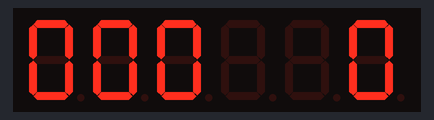
This sketch was run on a simulated Arduino Uno, built with avr-gcc and run on an emulated ATmega328P. On the bench: 6-digit seven-segment display. Wiring (inferred from the names in the program): TM1637 display: clock pin 7; DIO pin 8.

Above: at 0.1 s.
At 2.1 s:
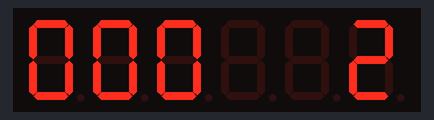
At 5.1 s:
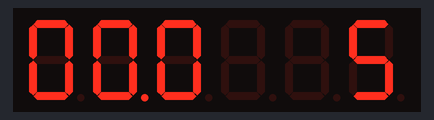
At 10.1 s:
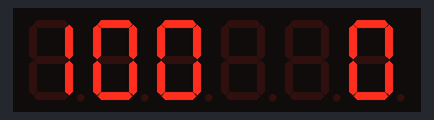
At 15.1 s:
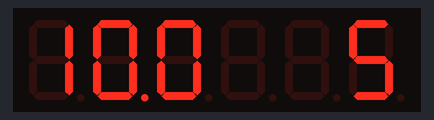
At 20.1 s:
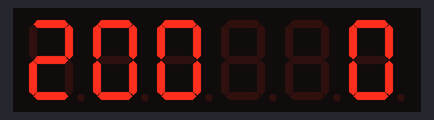

The sketch:

TM1637Clock.ino
```cpp
const int clock = 7;
const int data = 8;

                     /*0*/ /*1*/ /*2*/ /*3*/ /*4*/ /*5*/ /*6*/ /*7*/ /*8*/ /*9*/
uint8_t digits[] = { 0x3f, 0x06, 0x5b, 0x4f, 0x66, 0x6d, 0x7d, 0x07, 0x7f, 0x6f };

void setup()
{
  setupInterrupt();

  pinMode(clock, OUTPUT);
  pinMode(data, OUTPUT);

  start();
  writeValue(0x8c);
  stop();

  // clear display
  write(0x00, 0x00, 0x00, 0x00);
}

byte tcnt2;
unsigned long time = 0; // 86390000;

// Credits for the interrupt setup routine:
// http://popdevelop.com/2010/04/mastering-timer-interrupts-on-the-arduino/
void setupInterrupt()
{
  /* First disable the timer overflow interrupt while we're configuring */
  TIMSK2 &= ~(1<<TOIE2);

  /* Configure timer2 in normal mode (pure counting, no PWM etc.) */
  TCCR2A &= ~((1<<WGM21) | (1<<WGM20));
  TCCR2B &= ~(1<<WGM22);

  /* Select clock source: internal I/O clock */
  ASSR &= ~(1<<AS2);

  /* Disable Compare Match A interrupt enable (only want overflow) */
  TIMSK2 &= ~(1<<OCIE2A);

  /* Now configure the prescaler to CPU clock divided by 128 */
  TCCR2B |= (1<<CS22)  | (1<<CS20); // Set bits
  TCCR2B &= ~(1<<CS21);             // Clear bit

  /* We need to calculate a proper value to load the timer counter.
   * The following loads the value 131 into the Timer 2 counter register
   * The math behind this is:
   * (CPU frequency) / (prescaler value) = 125000 Hz = 8us.
   * (desired period) / 8us = 125.
   * MAX(uint8) + 1 - 125 = 131;
   */
  /* Save value globally for later reload in ISR */
  tcnt2 = 131;

  /* Finally load end enable the timer */
  TCNT2 = tcnt2;
  TIMSK2 |= (1<<TOIE2);
}

/*
 * Install the Interrupt Service Routine (ISR) for Timer2 overflow.
 * This is normally done by writing the address of the ISR in the
 * interrupt vector table but conveniently done by using ISR()  */
ISR(TIMER2_OVF_vect) {
  /* Reload the timer */
  TCNT2 = tcnt2;

  time++;
  time = time % 86400000;
}

void loop()
{
  unsigned long t = (unsigned long)(time/1000);
  uint8_t minutes = (byte)((t / 60) % 60);
  uint8_t seconds = (byte)(t % 60);

    write(digits[minutes / 10], digits[minutes % 10] | ((seconds & 0x01) << 7) , digits[seconds / 10], digits[seconds % 10]);
}

void write(uint8_t first, uint8_t second, uint8_t third, uint8_t fourth)
{
  start();
  writeValue(0x40);
  stop();

  start();
  writeValue(0xc0);
  writeValue(first);
  writeValue(second);
  writeValue(third);
  writeValue(fourth);
  stop();
}

void start(void)
{
  digitalWrite(clock,HIGH);//send start signal to TM1637
  digitalWrite(data,HIGH);
  delayMicroseconds(5);

  digitalWrite(data,LOW);
  digitalWrite(clock,LOW);
  delayMicroseconds(5);
}

void stop(void)
{
  digitalWrite(clock,LOW);
  digitalWrite(data,LOW);
  delayMicroseconds(5);

  digitalWrite(clock,HIGH);
  digitalWrite(data,HIGH);
  delayMicroseconds(5);
}

bool writeValue(uint8_t value)
{
  for(uint8_t i = 0; i < 8; i++)
  {
    digitalWrite(clock, LOW);
    delayMicroseconds(5);
    digitalWrite(data, (value & (1 << i)) >> i);
    delayMicroseconds(5);
    digitalWrite(clock, HIGH);
    delayMicroseconds(5);
  }

  // wait for ACK
  digitalWrite(clock,LOW);
  delayMicroseconds(5);

  pinMode(data,INPUT);

  digitalWrite(clock,HIGH);
  delayMicroseconds(5);

  bool ack = digitalRead(data) == 0;

  pinMode(data,OUTPUT);

  return ack;
}
```

Measured:
- what the display in image 1 shows lasts 1.0 s, from 2.0 s to 3.0 s
